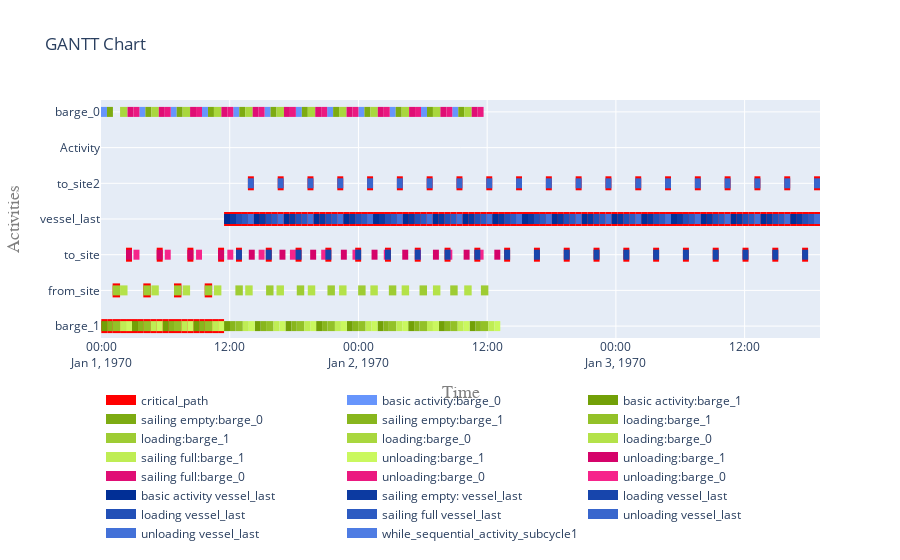

Notebook code cell kept with this figure:
### Code cell
# Show the critical path (within a plotly Gannt plot).
my_cp_dependencies_from_simpy.get_plotly_plot()
